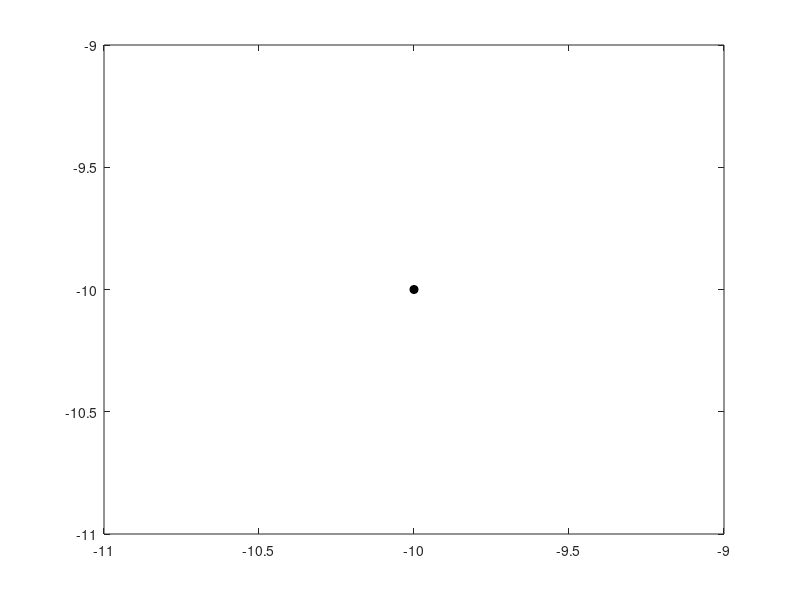

The MATLAB script that drew this image: (Note: this script raises an error after producing the figure.)
clear all
close all
clc
figure
%% Initial values
x = linspace(-10,10,30);
y = linspace(-10,10,30);

%for particle movement 1
% set(gca,'XLimMode','manual');
% set(gca,'YLimMode','manual');
% axis([-15,15,-15,15])
% hold on
% view(2)
% shading interp

% No of Particles
Particles =35;
nVar = 2;
% Objective function details
Objectivefunction = @schwefel;
lb = -100  ; % Lower bound
ub = 100 ;   % upper bound


%% PSO paramters
Max_it = 1000;
V_max=6;
% Acceleration Coefficents limits
a=0.000035;            % Inertia Weight
b = 0.005;
c= 0;
d = 1.2;
% Inertia weight
W_max=0.8;
W_min=0.2;


%% Particle movement
sum=zeros(1,1000);
iter=1000;
for ii=1:length(iter)


cg_curve = zeros(1,Max_it);
x = -10:4:10;
y= x;
idx = 1;
show_vel = 1;
for t1 = 1: length (x)
    for t2 =  1: length (y)
        Swarm.Particles(idx).X = [x(t1) y(t2)];
        idx = idx+1;
    end
end


%% Initializations
for k = 1: Particles
    Swarm.Particles(k).V = rand(1,nVar);
    PBEST = rand(1,nVar)*V_max;
    Swarm.Particles(k).PBEST.O= inf; % for minimization problems
    h(k) = plot(Swarm.Particles(k).X(1),Swarm.Particles(k).X(2),'ok', 'markerFaceColor','k')
    set(h(k),'EraseMode','normal')
    if show_vel == 1
        p1 = [Swarm.Particles(k).X(1) Swarm.Particles(k).X(2)];                         % First Point
        p2 = [Swarm.Particles(k).V(1) Swarm.Particles(k).V(2)];                         % Second Point
        dp = p2-p1/100;                         % Difference
        
        h2(k) = plot([p1(1) dp(1)],[p1(2) dp(2)],'-k' , 'LineWidth',2.5)
        set(h2(k),'EraseMode','normal')
    end
end
GBEST=zeros(1,nVar);
Swarm.GBEST.O= inf;
for t=1:Max_it % main loop
    for k=1:Particles
        %Calculate objective function for each particle
        Swarm.Particles(k).O=Objectivefunction( Swarm.Particles(k).X );
        
        if(Swarm.Particles(k).O < Swarm.Particles(k).PBEST.O)
            Swarm.Particles(k).PBEST.O = Swarm.Particles(k).O;
            PBEST = Swarm.Particles(k).X;
        end
        if(Swarm.Particles(k).O < Swarm.GBEST.O)
            Swarm.GBEST.O = Swarm.Particles(k).O;
            GBEST = Swarm.Particles(k).X;
        end
    end
 R1 = rand(1,0);
 
 R2 = rand(1, 0);   

 %Update the inertia weight
    w=W_max -((W_max-W_min)*k/Max_it);   
% Sigmoid  section     
    % G =    PBEST - Swarm.Particles(k).X;
     %H =    GBEST -Swarm.Particles(k).X;
     %D = H;
     c1 = b./ (1 + abs(a))+1.35;
     %F_G = (b)./(1+exp(-a*(G-c))) +d;   
    c2 = a./ (1 + abs(b))+1.35;
     %F_H = (b)./(1+exp(-a*(H-c))) +d;   
    
     %c1 = (F_G);
    % c2 = (F_H);
    
    
%Update the Velocity and Position of particles
   
for k=1:Particles
        first_vel(k,:) = Swarm.Particles(k).V;
        Swarm.Particles(k).V  = w .* Swarm.Particles(k).V +   ...  % inertia
            c1 .* rand(1,nVar) .* (PBEST - Swarm.Particles(k).X ) +  ...   % congnitive
            c2 .* rand(1,nVar).* (GBEST - Swarm.Particles(k).X) ;  % social
        
        second_vel(k,:) = Swarm.Particles(k).V;
             
        first_loc(k,:) = Swarm.Particles(k).X ;
        Swarm.Particles(k).X = Swarm.Particles(k).X + Swarm.Particles(k).V;
        second_loc(k,:) = Swarm.Particles(k).X ;
        

        % particle Moivement 2
%         nn = 20;
%         moving_x(k,:) =  linspace(first_loc(k,1),second_loc(k,1),nn);
%         moving_y(k,:) = linspace(first_loc(k,2),second_loc(k,2),nn);
%         
%         moving_vx(k,:) =  linspace(first_vel(k,1),second_vel(k,1),nn);
%         moving_vy(k,:) = linspace(first_vel(k,2),second_vel(k,2),nn);
        
    end
    
    % Particle Movement 3
%          for rr = 1: nn
%          for JJ = 1:Particles;
%              set(h(JJ),'XData', moving_x(JJ,rr),'YData', moving_y(JJ,rr));
%              
%              if show_vel == 1
%                  p1 = [moving_x(JJ,rr) moving_y(JJ,rr)];                         % First Point
%                  p2 = [moving_x(JJ,end) moving_y(JJ,end)];
%                  dp = (p2+p1)/2;                         % Difference
%                  dp = (p1+dp)/2;
%                  set(h2(JJ),'XData', [p1(1), dp(1)],'YData',  [p1(2), dp(2)]);
%              end
%          end
%          
%          drawnow
%      end
    
  
    cg_curve(t) = Swarm.GBEST.O;
    Swarm.GBEST.O
end
sum=sum+cg_curve;
end
result=sum./length(iter);
figure

%plot(cg_curve, 'LineWidth',2)
semilogy(cg_curve,'LineWidth',2);
hold on
semilogy(result,'LineWidth',2);
xlabel('Iteration')
ylabel('Best cost')
grid on;